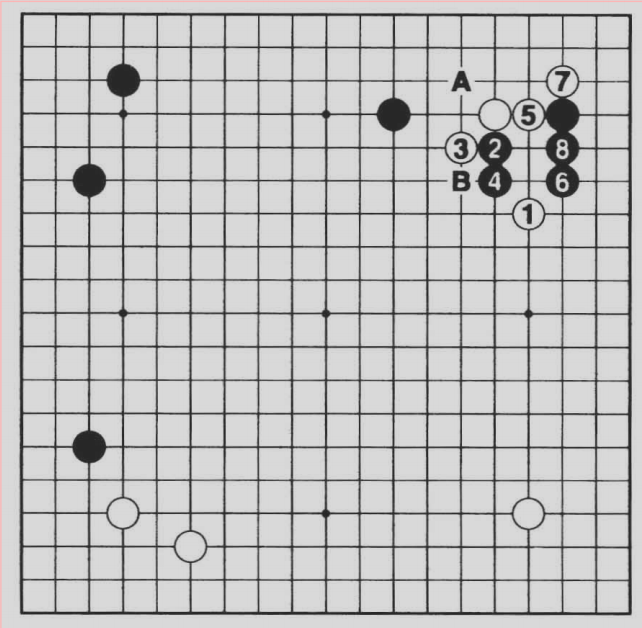
#> input picture data/6_board.png, 642 x 628 px
$ python img2sgf.py
#> lines starting #> are read from the running program, lines starting #| are printed output that depends on the picture; after the words box and inside, x2 and y2 are one past the last pixel; in counts of white or black regions, pixels touching at a corner belong together
#> in load_img, src is the input picture: shape (628, 642, 3); mean B, G, R 194.4, 194.4, 194.7
import copy

import cv2
import numpy as np
import matplotlib.pyplot as plt
from typing import List

from paddleocr import PaddleOCR


def cut_img(img: np.ndarray, margin: int = 2):
    """
        Cut off the white margin of the original image. ``margin`` refers to the size of white margin that is not cut.
    """
#> called with margin = 2
    img_new = cv2.cvtColor(img, cv2.COLOR_BGR2GRAY)
    _, img_new = cv2.threshold(img_new, thresh=127, maxval=255, type=cv2.THRESH_BINARY)
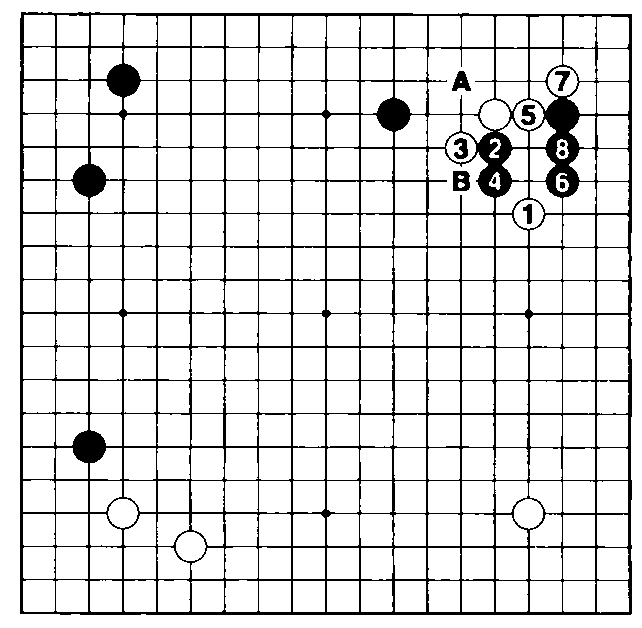
#> img_new: shape (628, 642); 87.7% white; 11 black regions, largest, box (x1, y1, x2, y2) and area: (20, 12, 632, 615) 48235, (453, 171, 470, 191) 273, (452, 71, 471, 91) 229

    edges_y, edges_x = np.where(img_new == 0)
    bottom = max(min(edges_y) - margin, 0)
#> bottom = 10
    top = max(edges_y)
#> top = 614
    left = max(min(edges_x) - margin, 0)
#> left = 18
    right = max(edges_x)
#> right = 631
    height = top - bottom + 2 * margin
#> height = 608
    width = right - left + 2 * margin
#> width = 617
    res_image = img[bottom:bottom + height, left:left + width]
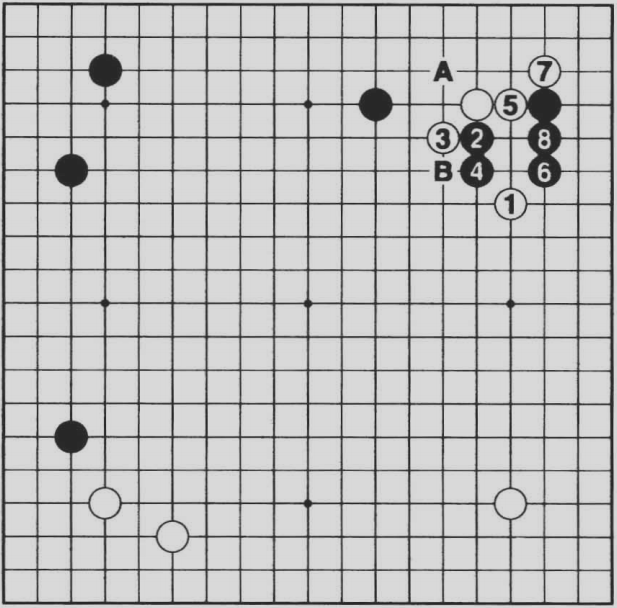
#> res_image: shape (608, 617, 3); min 39, max 217, mean 192.9
#> in patchify, `gauss = cv2.GaussianBlur(gray, (5, 5), 0)`:
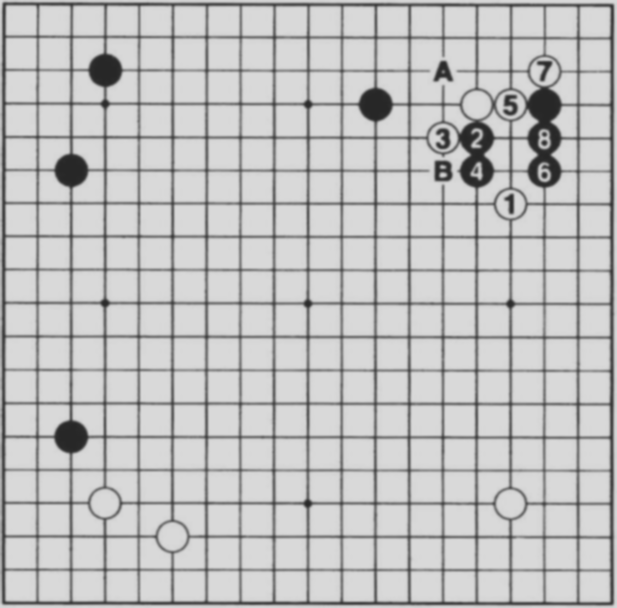
#> gauss: shape (608, 617); min 39, max 217, mean 192.9
#> in patchify, `circles = cv2.HoughCircles( image=gauss, method=cv2.HOUGH_GRADIENT, dp..`: circles = 14 rows, first 8: [104.5, 502.5, 17.4], [510.5, 203.5, 16.9], [510.5, 503.5, 17.1], [442.5, 137.5, 13.8], [510.5, 104.5, 14.3], [544.5, 170.5, 16.5], [476.5, 104.5, 14.4], [543.5, 104.5, 16.7]

    return res_image


def get_nearest(from_px: float, to_px: float, interval: float):
    """
        Assume ``to_px`` is close to ``from_px`` + ``i`` * ``interval``. Calculate the closest ``i`` * ``interval`` for
    all integer ``i``. Note that the distance here is measured by Euclidian distance.
    """
    nearest_dist = abs(from_px - to_px)
    res = from_px

    while from_px >= to_px:
        from_px -= interval
        if abs(from_px - to_px) < nearest_dist:
            nearest_dist = (from_px - to_px) ** 2
            res = from_px

    while from_px <= to_px:
        from_px += interval
        if abs(from_px - to_px) < nearest_dist:
            nearest_dist = (from_px - to_px) ** 2
            res = from_px

    return res


def get_estimated_center(orig_est_x: float, orig_est_y: float, points: List, radius: float, momentum=0.99):
    """
        Given the original estimated x and y, get a refined coordination which is aligned to the centers of
    detected circles.
    """
    total_distance = 0
    est_x, est_y = 0, 0
    for p in points:
        px, py = p
        dist = 1 / (abs(px - orig_est_x) + abs(py - orig_est_y))
        est_x += dist * get_nearest(from_px=px, to_px=orig_est_x, interval=2 * radius)
        est_y += dist * get_nearest(from_px=py, to_px=orig_est_y, interval=2 * radius)
        total_distance += dist
    res_x = momentum * orig_est_x + (1 - momentum) * (est_x / total_distance)
    res_y = momentum * orig_est_y + (1 - momentum) * (est_y / total_distance)
    return int(res_x), int(res_y)


def estimate_radius(circles: List) -> float:
    """
        Estimate the radius of stones using the detected circles.
    """
    rounded_circles = np.uint16(np.around(circles))
#> rounded_circles = 14 rows, first 8: [104, 502, 17], [510, 204, 17], [510, 504, 17], [442, 138, 14], [510, 104, 14], [544, 170, 16], [476, 104, 14], [544, 104, 17]
    rounded_circles = rounded_circles.tolist()
#> rounded_circles = [[104, 502, 17], [510, 204, 17], [510, 504, 17], [442, 138, 14], [510, 104, 14], [544, 170, 16], [476, 104, 14], [544, 104, 17], [376, 104, 17], [106, 70, 17], [72, 170, 17], [170, 534, 16], [72, 436, 17], [544, 72, 14]]
    rounded_circles.sort(key=lambda x: x[2])
    radius_tot = [cir[2] for cir in rounded_circles]
#> radius_tot = [14, 14, 14, 14, 16, 16, 17, 17, 17, 17, 17, 17, 17, 17]
    radius = max(radius_tot, key=radius_tot.count)
#> radius = 17

    recomputed_radius = []
    for cir in circles:
        if abs(cir[2] - radius) <= 2:
            recomputed_radius.append(cir[2])
#> this loop made 14 passes
#> cir on passes 1 to 12: [104.5, 502.5, 17.4], [510.5, 203.5, 16.9], [510.5, 503.5, 17.1], [442.5, 137.5, 13.8], [510.5, 104.5, 14.3], [544.5, 170.5, 16.5], [476.5, 104.5, 14.4], [543.5, 104.5, 16.7], [375.5, 103.5, 17.1], [105.5, 69.5, 16.9], [71.5, 170.5, 16.9], [170.5, 534.5, 15.9]
#> after the loop, recomputed_radius = [17.4, 16.9, 17.1, 16.5, 16.7, 17.1, 16.9, 16.9, 15.9, 16.9]
    radius = sum(recomputed_radius) / len(recomputed_radius)
#> radius = 16.83
    return radius


def patchify(checkerboard: np.ndarray) -> List:
    """
        Patchify the board image. Return a list of small image patches that separately contains a crossing of the board.
    """
    gray = cv2.cvtColor(checkerboard, cv2.COLOR_BGR2GRAY)
    gauss = cv2.GaussianBlur(gray, (5, 5), 0)
    max_radius = 30  # TODO: improvements?

    # Detect circles in the input image.
    circles = cv2.HoughCircles(
        image=gauss,
        method=cv2.HOUGH_GRADIENT,
        dp=1,
        minDist=10,
        param1=100,
        param2=30,
        maxRadius=max_radius
    )[0]

    # Estimate radius using the detected circles.
    est_radius = estimate_radius(circles)
#> est_radius = 16.83

    # Search an optimal estimated board width using the centers of the detected circles.
    min_board_width = 2 * est_radius - 5
#> min_board_width = 28.66
    max_board_width = 2 * est_radius + 5
#> max_board_width = 38.66
    x_min = min([circles[i][1] for i in range(len(circles))])
#> x_min = 69.5
    y_min = min([circles[i][0] for i in range(len(circles))])
#> y_min = 71.5

    best_board_width = -1
    best_error = 100000
    num_candidates = 1000
    bw = min_board_width
#> bw = 28.66
    interval = (max_board_width - min_board_width) / num_candidates
#> interval = 0.01
    while bw < max_board_width:
        cur_error = 0
        for cir in circles:
            cur_error += get_nearest(x_min, cir[1], bw)
            cur_error += get_nearest(y_min, cir[0], bw)
        if cur_error < best_error:
            best_error = cur_error
            best_board_width = bw
        bw += interval
#> this loop made 1001 passes
#> (best_error, best_board_width, bw) on passes 1, 11: (8508.5, 28.66, 28.67), (8502.5, 28.76, 28.77)
#> bw on passes 2 to 7: 28.68, 28.69, 28.7, 28.71, 28.72, 28.73

    # Calculate a better starting point using all circles.
    estimated_points = []
    started_points = []
    for cir in circles:
        x_tmp, y_tmp = cir[1], cir[0]
        if abs(est_radius - cir[2]) < 2:
            estimated_points.append([x_tmp, y_tmp])
            while x_tmp - best_board_width > 0:
                x_tmp -= best_board_width

            while y_tmp - best_board_width > 0:
                y_tmp -= best_board_width

            started_points.append([x_tmp, y_tmp])
    start_x = sum([started_points[i][0] for i in range(len(started_points))]) / len(started_points)
    start_y = sum([started_points[i][1] for i in range(len(started_points))]) / len(started_points)

    # Patchify the image and visualize.
    stone = checkerboard.copy()
    patches = []
    for i in range(19):
        patches.append([])
        for j in range(19):
            # Get the roughly estimated coordination.
            x_cent, y_cent = start_x + i * best_board_width, start_y + j * best_board_width
            # Get the refined coordination.
            x_cent, y_cent = get_estimated_center(x_cent, y_cent, estimated_points, best_board_width / 2)
            if x_cent >= stone.shape[0] + 3 or y_cent >= stone.shape[1] + 3:
                continue
            radius = int(best_board_width / 2) + 1
            cv2.circle(stone, (y_cent, x_cent), radius, (0, 0, 255), 3)

            x_left, x_right = max(0, x_cent - radius), min(stone.shape[0], x_cent + radius)
            y_left, y_right = max(0, y_cent - radius), min(stone.shape[1], y_cent + radius)
            patches[-1].append(checkerboard[x_left: x_right, y_left: y_right, :])
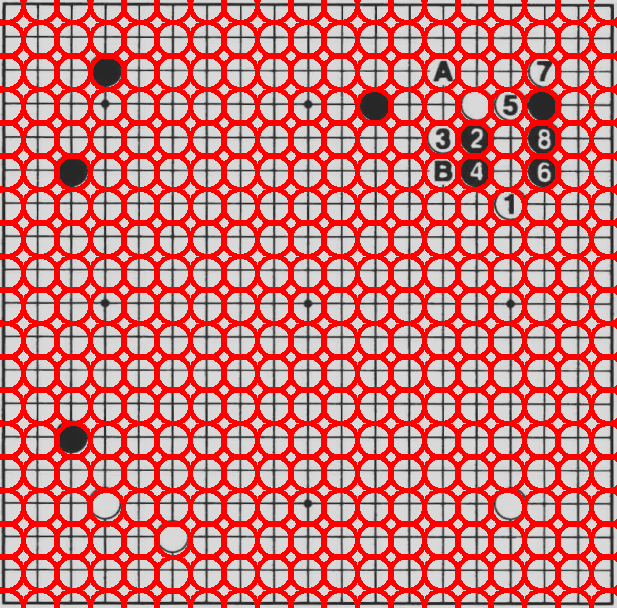
#> stone: shape (608, 617, 3); mean B, G, R 122.2, 122.2, 211

    for cir in circles:
        cv2.circle(stone, (int(cir[0]), int(cir[1])), int(cir[2]), (0, 255, 0), 3)
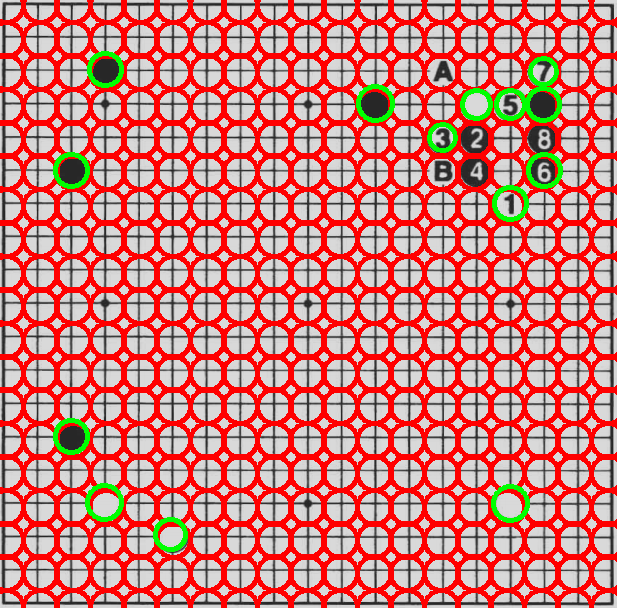
#> stone: shape (608, 617, 3); 1.8% of pixels changed, all inside (x1, y1, x2, y2) = (53, 51, 563, 552)
    plt.figure(figsize=(10, 10), dpi=80)
    plt.imshow(stone)
    plt.show()

    return patches


def load_img(path: str):
    src = cv2.imread(path)
    src = cut_img(src)
    return src


# [89 lines left out: functions batch_ocr, post_process, get_white_ratio, get_prediction, not called in this run]


if __name__ == '__main__':
    image = load_img("./data/6_board.png")
    segmented_patches = patchify(image)

    print(f'Total number of patches: {sum([len(ll) for ll in segmented_patches])}')
#| Total number of patches: 361

    # OCR
#> (the run stopped early here; a loop or call above may not have finished)

$ run again, with data/0_board.png copied over data/6_board.png
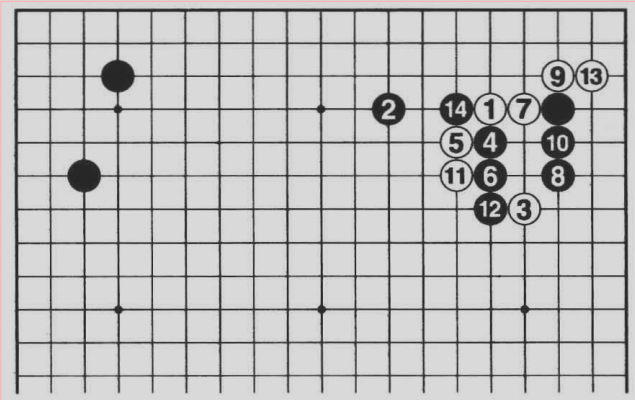
#> input picture data/0_board.png, 635 x 400 px
#> in load_img, src is the input picture: shape (400, 635, 3); mean B, G, R 191.6, 191.6, 192
#> in cut_img, `_, img_new = cv2.threshold(img_new, thresh=127, maxval=255, type=cv2.T..`:
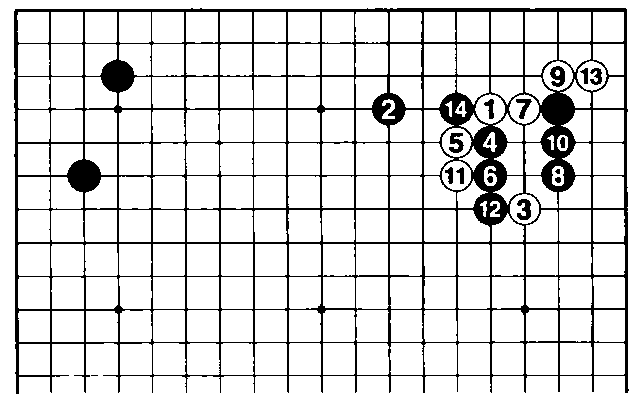
#> img_new: shape (400, 635); 86.3% white; 17 black regions (4 under 20 px), largest, box (x1, y1, x2, y2) and area: (14, 8, 629, 394) 33532, (550, 66, 565, 87) 207, (517, 199, 531, 220) 190
#> bottom = 6
#> top = 393
#> left = 12
#> right = 628
#> height = 391
#> width = 620
#> circles = [[579.5, 69.5, 17.4], [545.5, 135.5, 16.9], [511.5, 102.5, 14.5], [478.5, 202.5, 16.5], [477.5, 102.5, 14.5], [545.5, 101.5, 17.2], [71.5, 169.5, 16.1], [444.5, 135.5, 14.4], [444.5, 168.5, 14.7], [106.5, 69.5, 15.9], [515.5, 198.5, 12.4]]
#> rounded_circles = [[580, 70, 17], [546, 136, 17], [512, 102, 14], [478, 202, 16], [478, 102, 14], [546, 102, 17], [72, 170, 16], [444, 136, 14], [444, 168, 15], [106, 70, 16], [516, 198, 12]]
#> radius_tot = [12, 14, 14, 14, 15, 16, 16, 16, 17, 17, 17]
#> in estimate_radius, `radius = max(radius_tot, key=radius_tot.count)`: radius = 14
#> the loop in estimate_radius, `for cir in circles:` made 11 passes
#> after the loop in estimate_radius, `for cir in circles:`: recomputed_radius = [14.5, 14.5, 14.4, 14.7, 15.9, 12.4]
#> in estimate_radius, `radius = sum(recomputed_radius) / len(recomputed_radius)`: radius = 14.4
#> min_board_width = 23.8
#> max_board_width = 33.8
#> x_min = 69.5
#> y_min = 71.5
#> in patchify, `bw = min_board_width`: bw = 23.8
#> interval = 0.01
#> the loop in patchify, `while bw < max_board_width:` made 1000 passes
#> (best_error, best_board_width, bw) on passes 1, 11: (6334.8, 23.8, 23.81), (6331, 23.9, 23.91)
#> the loop in patchify, `for cir in circles:` made 11 passes
#> after the loop in patchify, `for cir in circles:`:
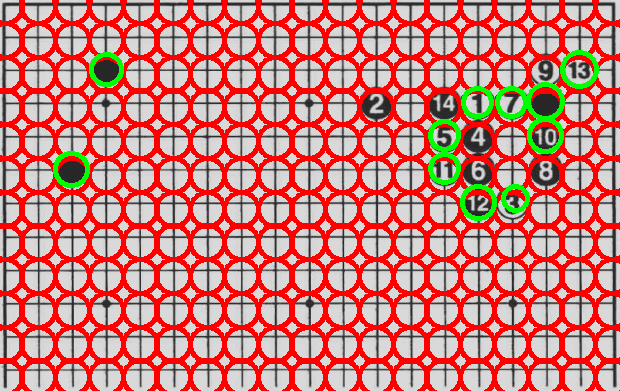
#> stone: shape (391, 620, 3); mean B, G, R 121, 126.4, 205.5
#| Total number of patches: 228
